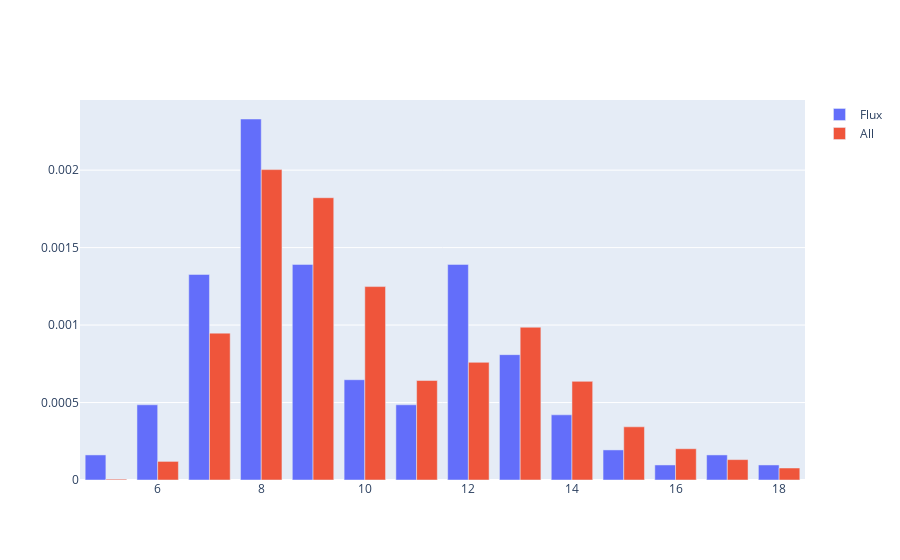

Notebook source saved alongside this figure:
### Code cell
import plotly.graph_objects as go

fig = go.Figure(data=[
    go.Bar(name='Flux', x=hours.index.values, y=hours/(sum(hours)*100)),
    go.Bar(name='All', x=hours.index.values, y=hours_all/(sum(hours_all)*100))
])
# Change the bar mode
fig.update_layout(barmode='group')
fig.show()

### Figure 1 — Plotly figure (JSON) as saved in the notebook; plotly's stock layout.template omitted (floating-point values rounded to 4 significant figures)
{"data": [{"name": "Flux", "type": "bar", "x": [5, 6, 7, 8, 9, 10, 11, 12, 13, 14, 15, 16, 17, 18], "y": [0.0001618, 0.0004854, 0.001327, 0.00233, 0.001392, 0.0006472, 0.0004854, 0.001392, 0.0008091, 0.0004207, 0.0001942, 9.709e-05, 0.0001618, 9.709e-05]}, {"name": "All", "type": "bar", "x": [5, 6, 7, 8, 9, 10, 11, 12, 13, 14, 15, 16, 17, 18], "y": [5.335e-06, 0.00012, 0.0009479, 0.002003, 0.001822, 0.001248, 0.000642, 0.0007594, 0.0009861, 0.0006367, 0.0003432, 0.0002018, 0.0001316, 7.736e-05, 5.335e-05, 1.689e-05, 3.557e-06, 8.892e-07]}], "layout": {"autosize": true, "barmode": "group", "xaxis": {"autorange": true, "range": [4.5, 18.5], "type": "linear"}, "yaxis": {"autorange": true, "range": [0, 0.002453], "type": "linear"}}}
